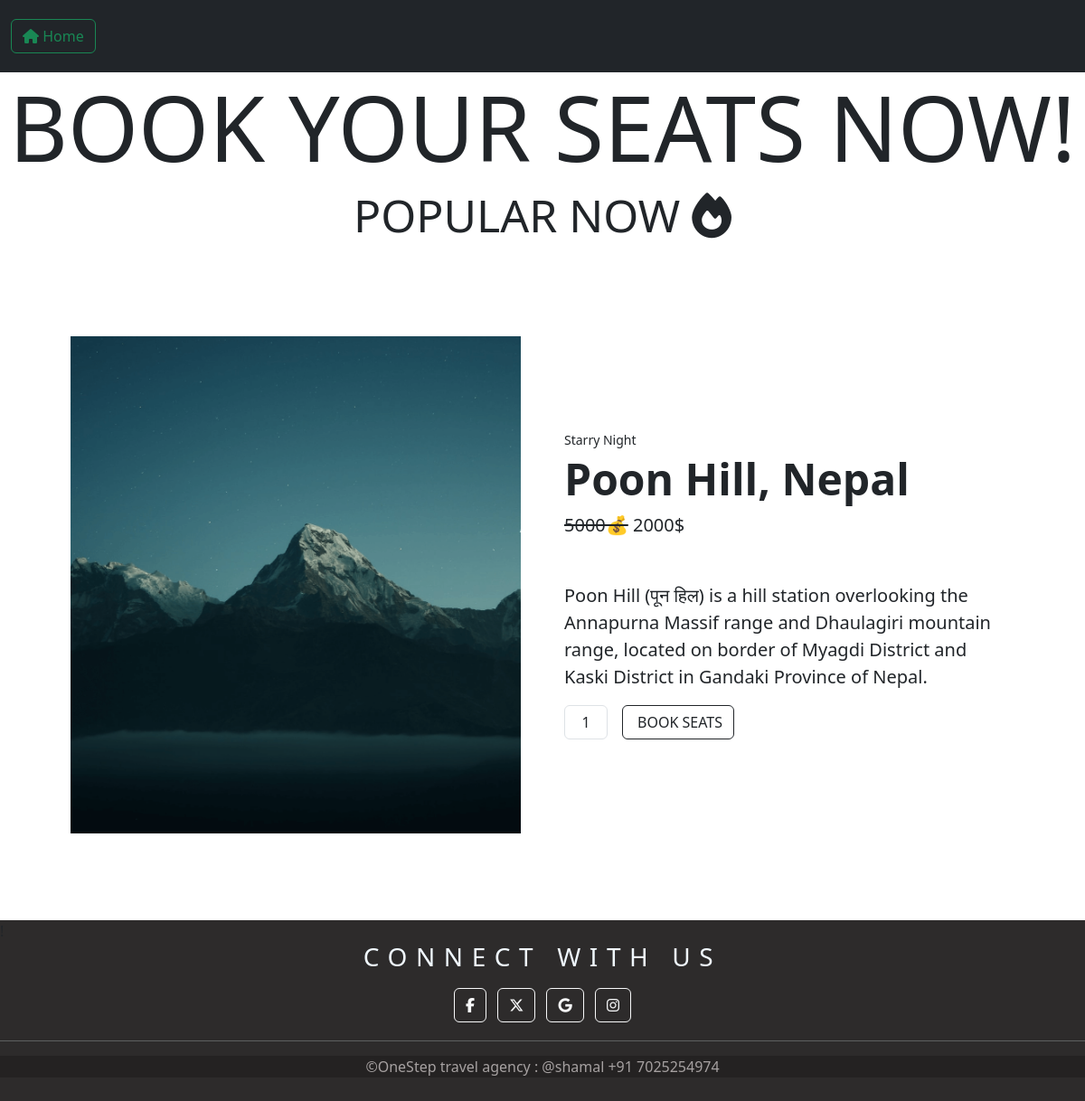
/customer/popular/2/, run on the app's committed database.
### account/models.py (models this page shows)
class Popular(models.Model):
    card_title = models.CharField(max_length=150)
    card_description = models.CharField(max_length=500)
    description = models.CharField(max_length=500)
    images = models.ImageField(upload_to='popular_image')
    price = models.IntegerField()
    options ={
        ('popular','popular'),
    }
    category = models.CharField(max_length=100,choices=options)

### customer/views.py (the view)
# urls.py: path('popular/<int:pk>/', DetailedView.as_view(), name='popular_detail'),
class DetailedView(DetailView):
    model = Popular
    queryset = Popular.objects.all()
    pk_url_kwarg="pk"
    template_name = 'detail.html'
    context_object_name = 'popular'

### customer/templates/detail.html (shortened to what this page needs)
<!doctype html>
<html lang="en">
    <head>
        {% load static %}
        <link
            href="https://cdn.jsdelivr.net/npm/bootstrap@5.3.2/dist/css/bootstrap.min.css"
            rel="stylesheet"
        />
        <link rel="stylesheet" href="https://cdnjs.cloudflare.com/ajax/libs/font-awesome/6.6.0/css/all.min.css">
    </head>
    <body>
        <nav style="height: 80px;" class="navbar navbar-light bg-dark">
            <form class="container-fluid justify-content-start">
              <a href="{% url 'home' %}" class="btn btn-outline-success me-2" type="button"><i class="fa-solid fa-house"></i> Home</a>
            </form>
          </nav>
          <h1 style="text-align: center; font-size: 100px;">BOOK YOUR SEATS NOW!</h1>
          <h1 style="text-align: center; font-size: 50px;">POPULAR NOW <i class="fa-solid fa-fire"></i></h1>
          <section class="py-5">
            <div class="container px-4 px-lg-5 my-5">
                <div class="row gx-4 gx-lg-5 align-items-center">
                    <div class="col-md-6"><img class="card-img-top mb-5 mb-md-0" src="{{ popular.images.url }}" alt="..." /></div>
                    <div class="col-md-6">
                        <div class="small mb-1">{{popular.card_title}}</div>
                        <h1 class="display-5 fw-bolder">{{ popular.card_description }}</h1>
                        <div class="fs-5 mb-5">
                            <span class="text-decoration-line-through">5000💰</span>
                            <span>{{ popular.price }}$</span>
                        </div>
                        <p class="lead">{{ popular.description }}</p>
                        <div class="d-flex">
                            <input class="form-control text-center me-3" id="inputQuantity" type="num" value="1" style="max-width: 3rem" />
                            <button class="btn btn-outline-dark flex-shrink-0" type="button">
                                BOOK SEATS
                            </button>
                        </div>
                    </div>
                </div>
            </div>
        </section>
 <div style="height: 25vh;width: 100%; background-color: rgb(45, 43, 43);">
    {% include 'footer.html' %}
   </div>
    </body>
</html>

### data on the page
Popular: images (picture), card_title "Starry Night", card_description "Poon Hill, Nepal", price "2000", description "Poon Hill (पून हिल) is a hill station overlooking the Annapurna Massif range and Dhaulagiri mountain range, located on border of Myagdi District and Kaski District in Gandaki Province of Nepal."
